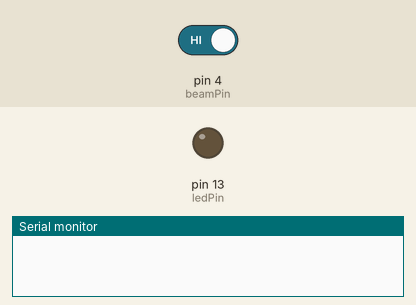
The sketch below on a simulated Arduino Uno, built with avr-gcc and run on an emulated ATmega328P. On the bench: output pins drawn as LEDs (lit = HIGH), the last lines printed to the serial monitor. The inputs (shaded band) are chosen by the test bench; at power-on: pin 4 (beamPin) HIGH.

Above: at 1.2 s.
1.3 s: pin 4 (beamPin) driven LOW
At 2.5 s:
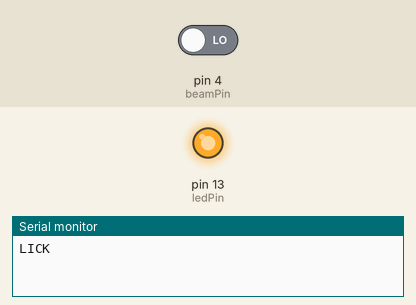
2.8 s: pin 4 (beamPin) driven HIGH
At 3.7 s:
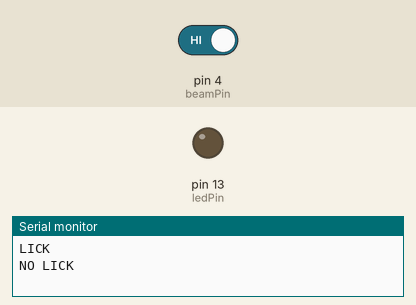
Timing chart, 0 to 5.8 s (numbered marks = the images above; inputs shaded):
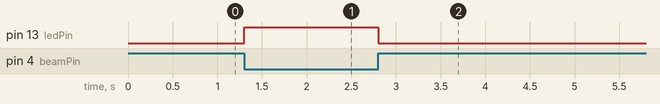

Measured:
- after the input at 1.3 s, pin 13 (ledPin): LOW → HIGH at once
- after the input at 2.8 s, pin 13 (ledPin): HIGH → LOW at once

The sketch:

IR_lick_sensor.ino
```cpp
int beamPin = 4;   // IR sensor signal pin
int ledPin = 13;   // LED pin

int beamState;
int lastBeamState;

void setup() {
  pinMode(beamPin, INPUT);
  pinMode(ledPin, OUTPUT);
  Serial.begin(9600);

  lastBeamState = digitalRead(beamPin); // Get initial state
}

void loop() {
  beamState = digitalRead(beamPin);

  if (beamState != lastBeamState) {  // Print when state changes
    if (beamState == LOW) {          // LOW = beam broken
      Serial.println("LICK");
      digitalWrite(ledPin, HIGH);    // LED ON
    } else {                         // HIGH = beam unbroken
      Serial.println("NO LICK");
      digitalWrite(ledPin, LOW);     // LED OFF
    }
    lastBeamState = beamState;       // Update previous state
  }

  delay(50);  // debounce
}
```
